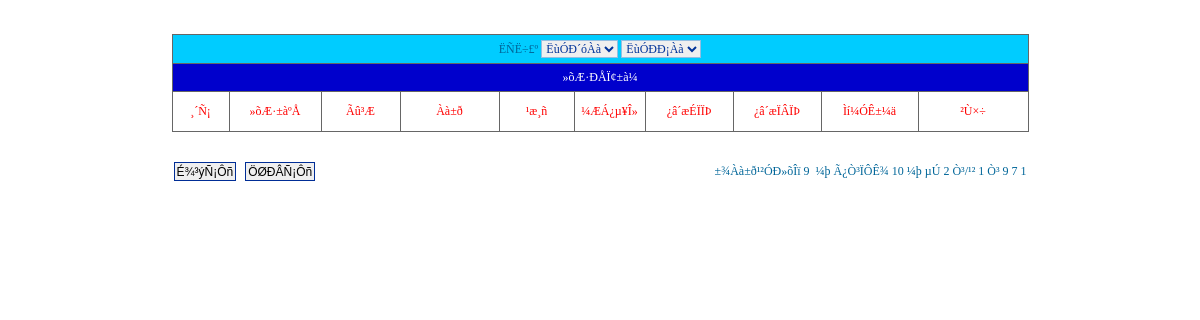
Before: /product/showproduct.php?page=2&mtype=1&stype=1 (signed in) with the older database file.
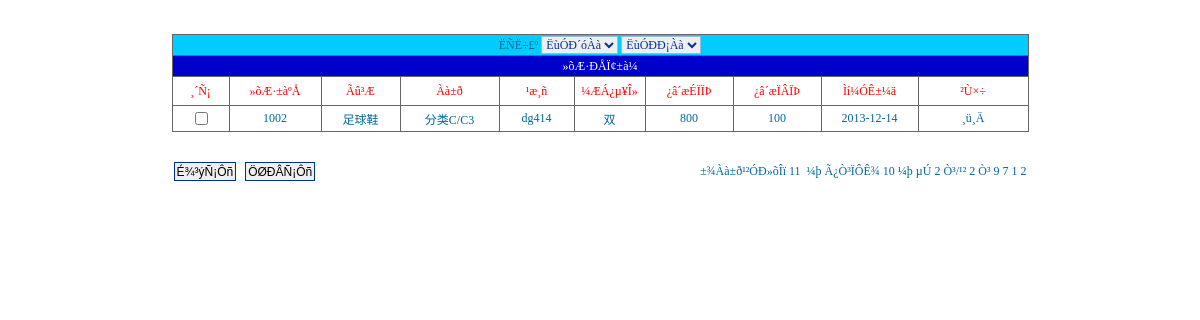
After: the same page with the newer database file.
### tables this page shows
CREATE TABLE `tb_product` (
  `id` int(4) NOT NULL auto_increment,
  `maintype` varchar(20) NOT NULL,
  `subtype` varchar(20) NOT NULL,
  `name` varchar(20) NOT NULL,
  `encode` varchar(20) NOT NULL,
  `barcode` varchar(20) NOT NULL,
  `size` varchar(20) NOT NULL,
  `unit` varchar(10) NOT NULL,
  `upperlimit` int(4) NOT NULL,
  `lowerlimit` int(4) NOT NULL,
  `inprice` float(4,2) NOT NULL,
  `outprice` float(4,2) NOT NULL,
  `tupian` varchar(100) NOT NULL,
  `jianjie` mediumtext NOT NULL,
  `addtime` varchar(20) NOT NULL,
  PRIMARY KEY  (`id`,`encode`,`barcode`)
);

### product/showproduct.php (the view, shortened to what the changed rows need)
<?php
include("../const.php");
?>
<html>
<head>
<link rel="stylesheet" type="text/css" href="css/font.css">
</head>
<?php
  include("../conn/conn.php");
  $mtype=$_GET[mtype];
  $stype=$_GET[stype];
?>
<body topmargin="0" leftmargin="0" bottommargin="0">
<?php
	  if($mtype==1)
	  {
	     $sql=mysql_query("select count(*) as total from tb_product ",$conn);
	  }
	   $info=mysql_fetch_array($sql);
	   $total=$info[total];
	   if($total==0){
	     echo "±¾Õ¾ÔÝÎÞ»õÆ·!";
	   }
	   else
	    {
?>
<form name="form1" method="post" action="delproduct.php">
  <p>&nbsp;</p>
  <table width="750" border="0" align="center" cellpadding="0" cellspacing="0">
    <tr>
      <td height="75" bgcolor="#666666"><table width="857" height="98" border="0" cellpadding="0" cellspacing="1">
          <tr bgcolor="#FFCF60">
            <td height="20" colspan="10" align="center" bgcolor="#00CCFF">ËÑË÷£º
              <label>
              <select name="mtype" class="inputcss" onChange="javascript:window.open('showproduct.php?stype=1&mtype='+ this.value, '_self');">
                <OPTION value="1" <?php if($mstype==1) {echo "selected";}?>>ËùÓÐ´óÀà</OPTION>
              </select>
              </label>
              <label>
              <select name="stype" class="inputcss" onChange="javascript:window.open('showproduct.php?mtype=<?php echo $mtype;?>&stype='+ this.value, '_self');">
                <option value="1" <?php if($stype==1) {echo "selected";}?>>ËùÓÐÐ¡Àà</option>
              </select>
              </label></td>
          </tr>
          <tr bgcolor="#FFCF60">
            <td height="20" colspan="10" bgcolor="#0000CC"><div align="center" class="style1">»õÆ·ÐÅÏ¢±à¼­</div></td>
          </tr>
          <tr>
            <td width="56" height="28" bgcolor="#FFFFFF"><div align="center" class="STYLE2">¸´Ñ¡</div></td>
            <td width="91" bgcolor="#FFFFFF"><div align="center" class="STYLE2">»õÆ·±àºÅ</div></td>
            <td width="78" bgcolor="#FFFFFF"><div align="center" class="STYLE2">Ãû³Æ</div></td>
            <td width="98" bgcolor="#FFFFFF"><div align="center" class="STYLE2">Àà±ð</div></td>
            <td width="74" bgcolor="#FFFFFF"><div align="center" class="STYLE2">¹æ¸ñ</div></td>
            <td width="70" bgcolor="#FFFFFF"><div align="center" class="STYLE2">¼ÆÁ¿µ¥Î»</div></td>
            <td width="87" bgcolor="#FFFFFF"><div align="center" class="STYLE2">¿â´æÉÏÏÞ</div></td>
            <td width="87" bgcolor="#FFFFFF"><div align="center" class="STYLE2">¿â´æÏÂÏÞ</div></td>
            <td width="96" bgcolor="#FFFFFF"><div align="center" class="STYLE2">Ìí¼ÓÊ±¼ä</div></td>
            <td width="109" bgcolor="#FFFFFF"><div align="center" class="STYLE2">²Ù×÷</div></td>
          </tr>
          <?php
	       $pagesize=10;
		   if ($total<=$pagesize){
		      $pagecount=1;
			}
			if(($total%$pagesize)!=0){
			   $pagecount=intval($total/$pagesize)+1;
			}else{
			   $pagecount=$total/$pagesize;
			}
			if(($_GET[page])==""){
			    $page=1;
			}else{
			    $page=intval($_GET[page]);
			}
	 if($mtype==1)
	  {
	     $sql1=mysql_query("select * from tb_product  order by addtime desc limit ".($page-1)*$pagesize.",$pagesize",$conn);
	  }
		   while($info1=mysql_fetch_array($sql1))
		    {
	  ?>
          <tr align="center" class="STYLE3">
            <td height="25" bgcolor="#FFFFFF"><input type="checkbox" name="<?php echo $info1[id];?>" value=<?php echo $info1[id];?>></td>
            <td height="25" bgcolor="#FFFFFF" onClick="setID(this);"><?php echo $info1[encode];?></td>
            <td height="25" bgcolor="#FFFFFF"><?php echo $info1[name];?></td>
            <td height="25" bgcolor="#FFFFFF"><?php echo $info1[maintype];echo "/";echo $info1[subtype]; ?></td>
            <td height="25" bgcolor="#FFFFFF"><?php echo $info1[size];?></td>
            <td height="25" bgcolor="#FFFFFF"><?php echo $info1[unit];?></td>
            <td height="25" bgcolor="#FFFFFF"><?php echo $info1[upperlimit];?></td>
            <td height="25" bgcolor="#FFFFFF"><?php echo $info1[lowerlimit];?></td>
            <td height="25" bgcolor="#FFFFFF"><?php echo $info1[addtime];?></td>
            <td height="25" bgcolor="#FFFFFF"><a href="editproduct.php?id=<?php echo $info1[id];?>">¸ü¸Ä</a></td>
          </tr>
          <?php
	    }
      ?>
        </table></td>
    </tr>
  </table>
  <table width="853" height="78" border="0" align="center" cellpadding="0" cellspacing="0">
    <tr>
      <td width="182"><div align="left">
          <input name="submit" type="submit" class="btn_2k3" id="submit" value="É¾³ýÑ¡Ôñ">
          <input type="reset" value="ÖØÐÂÑ¡Ôñ" class="btn_2k3">
      </div></td>
      <td width="671"><div align="right">&nbsp;±¾Àà±ð¹²ÓÐ»õÎï
          <?php
		   echo $total;
		  ?>
          &nbsp;¼þ&nbsp;Ã¿Ò³ÏÔÊ¾&nbsp;<?php echo $pagesize;?>&nbsp;¼þ&nbsp;µÚ&nbsp;<?php echo $page;?>&nbsp;Ò³/¹²&nbsp;<?php echo $pagecount; ?>&nbsp;Ò³
          <?php
		  if($page>=2)
		  {
		  ?>
          <a href="showproduct.php?page=1" title="Ê×Ò³"><font face="webdings"> 9 </font></a> <a href="showproduct.php?id=<?php echo $id;?>&page=<?php echo $page-1;?>&mtype=<?php echo $mtype;?>&stype=<?php echo $stype;?>" title="Ç°Ò»Ò³"><font face="webdings"> 7 </font></a>
          <?php
		  }
		   if($pagecount<=4){
		    for($i=1;$i<=$pagecount;$i++){
		  ?>
          <a href="showproduct.php?page=<?php echo $i;?>&mtype=<?php echo $mtype;?>&stype=<?php echo $stype;?>"><?php echo $i;?></a>
          <?php
		     }
          }?>
      </div></td>
    </tr>
  </table>
  <p>&nbsp;</p>
</form>
<?php
	}
  ?>
</body>
</html>

Changed rows visible on the page:
now on this page (row edited): tb_product: encode "1002", name "足球鞋", maintype "分类C", subtype "C3", size "dg414", unit "双", upperlimit "800", lowerlimit "100", addtime "2013-12-14"
Other visible differences:
$total: "9" → "11"
$pagecount: "1" → "2"
new list line: "2"
